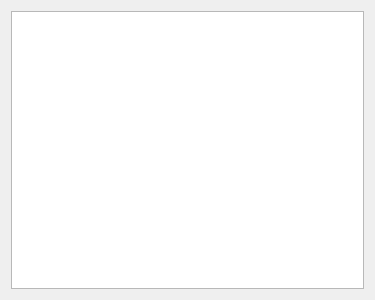
<?xml version="1.0" encoding="UTF-8"?>
<ui version="4.0">
 <class>GameView</class>
 <widget class="QDialog" name="GameView">
  <property name="geometry">
   <rect>
    <x>0</x>
    <y>0</y>
    <width>375</width>
    <height>300</height>
   </rect>
  </property>
  <property name="windowTitle">
   <string>Dialog</string>
  </property>
  <layout class="QGridLayout" name="gridLayout">
   <item row="0" column="0">
    <widget class="QGraphicsView" name="graphicsView"/>
   </item>
  </layout>
 </widget>
 <resources/>
 <connections/>
</ui>
